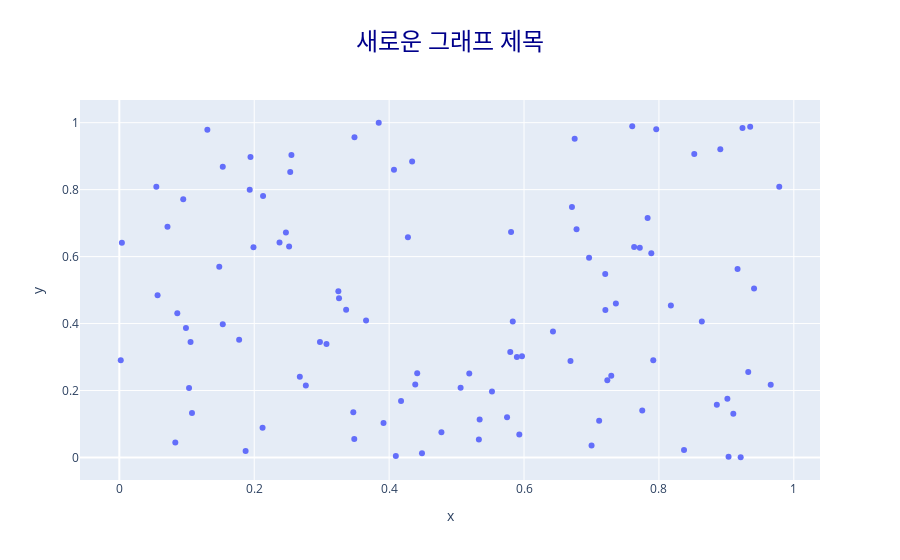

Notebook code for this chart:
### Code cell
# fig = px.scatter(df, x='x', y='y', color='color', title='산점도 차트')

fig = px.scatter(df, x="x", y="y", title="산점도 차트")

# 추가 설정
fig.update_layout(
    title={
        "text": "새로운 그래프 제목",
        "font": {"size": 24, "color": "darkblue"},
        "x": 0.5,  # 제목 위치
    }
)

fig.show()
